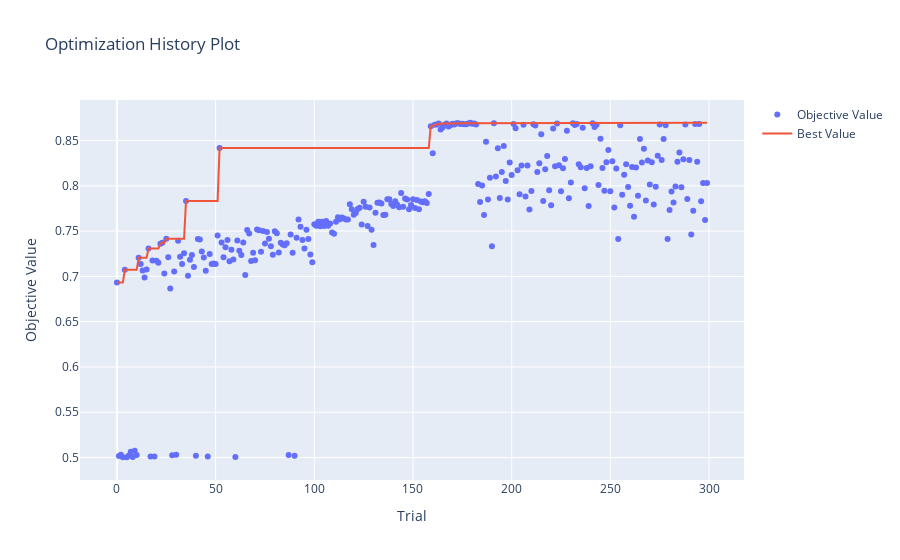

The notebook cell saved with this chart:
### Code cell
plot_optimization_history(study)

### Figure 1 — Plotly figure (JSON) as saved in the notebook; plotly's stock layout.template omitted (floating-point values rounded to 4 significant figures; data arrays with more than 128 entries replaced by an {"elided": "..."} marker saying what was removed)
{"data": [{"mode": "markers", "name": "Objective Value", "type": "scatter", "x": {"elided": "300 int values"}, "y": {"elided": "300 float values"}}, {"mode": "lines", "name": "Best Value", "type": "scatter", "x": {"elided": "300 int values"}, "y": {"elided": "300 float values"}}, {"marker": {"color": "#cccccc"}, "mode": "markers", "name": "Infeasible Trial", "showlegend": false, "type": "scatter", "x": [], "y": []}], "layout": {"title": {"text": "Optimization History Plot"}, "xaxis": {"title": {"text": "Trial"}}, "yaxis": {"title": {"text": "Objective Value"}}}}
